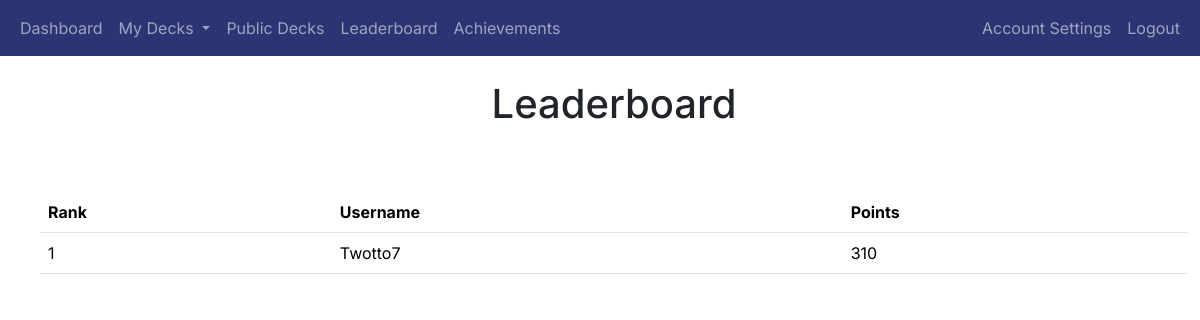
The page /leaderboard (signed in) on the database as committed earlier.
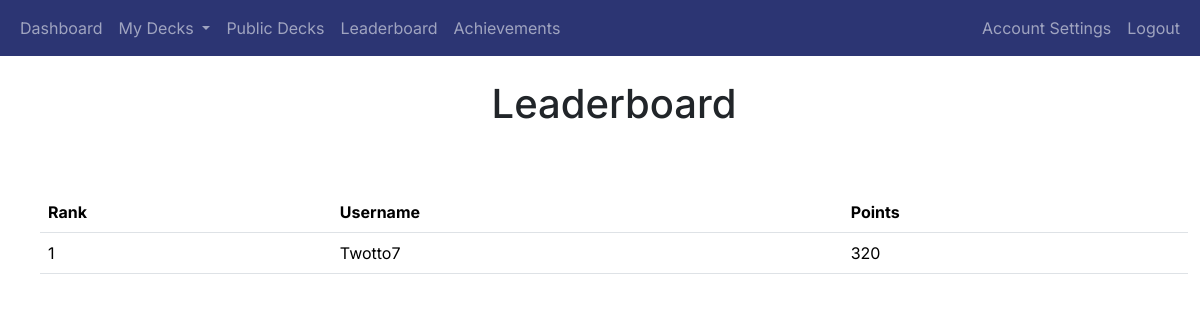
The same page on the database as committed later.
### app/auth/models.py (models this page shows, shortened)
class User(db.Model, UserMixin):
    user_id = db.Column(db.Integer, primary_key=True)
    username = db.Column(db.String(80), unique=True, nullable=False)
    email = db.Column(db.String(120), unique=True, nullable=False)
    password_hash = db.Column(db.String(128), nullable=False)
    points = db.Column(db.Integer, default=0)  # Add points column
    achievements = db.relationship('UserAchievement', back_populates='user', cascade='all, delete-orphan')
    login_events = db.relationship('LoginEvent', backref='user', cascade='all, delete-orphan', lazy=True)
    decks = db.relationship('Deck', backref='user', cascade='all, delete-orphan', lazy=True)

### app/gamification/routes.py (the view)
@gamification_blueprint.route('/leaderboard')
@login_required
def leaderboard():
    users = User.query.order_by(User.points.desc()).limit(10).all()  # Get top 10 users
    return render_template('leaderboard.html', users=users)

### app/__init__.py (called while the page is built)
@login_manager.user_loader
def load_user(user_id):
    return User.query.get(int(user_id))

### app/gamification/templates/leaderboard.html (shortened to what this page needs)
{% extends "base.html" %}
{% block heading %}Leaderboard{% endblock %}
{% block content %}
<div class="container">
    <table class="table mt-4">
        <thead>
            <tr>
                <th>Rank</th>
                <th>Username</th>
                <th>Points</th>
            </tr>
        </thead>
        <tbody>
            {% for user in users %}
            <tr>
                <td>{{ loop.index }}</td>
                <td>{{ user.username }}</td>
                <td>{{ user.points }}</td>
            </tr>
            {% endfor %}
        </tbody>
    </table>
</div>
{% endblock %}

### app/templates/base.html (shortened to what this page needs)
<!doctype html>
<html lang="en">
<head>
    <link href="https://cdn.jsdelivr.net/npm/bootstrap@5.3.2/dist/css/bootstrap.min.css" rel="stylesheet"
>
    <link rel="stylesheet" href="{{ url_for('static', filename='styles.css') }}">
</head>
<body>
<header class="site-header">
    <nav class="navbar navbar-expand-sm navbar-dark bg-dark-blue">
        <div class="container-fluid">
            <div class="collapse navbar-collapse" id="navbarToggle">
                <div class="navbar-nav me-auto">
                    {% if current_user.is_authenticated %}
                    <a class="nav-item nav-link" href="{{ url_for('main.dashboard') }}">Dashboard</a>
                    <li class="nav-item dropdown">
                        <a class="nav-link dropdown-toggle" href="#" id="navbarDropdown" role="button" data-bs-toggle="dropdown" aria-expanded="false">
                            My Decks
                        </a>
                    </li>
                    <a class="nav-item nav-link" href="{{ url_for('decks.public_decks') }}">Public Decks</a>
                    <a class="nav-item nav-link" href="{{ url_for('gamification.leaderboard') }}">Leaderboard</a>
                    <a class="nav-item nav-link" href="{{ url_for('gamification.user_achievements') }}">Achievements</a>
                </div>
                <div class="navbar-nav ms-auto">
                    <a class="nav-link" href="{{ url_for('auth.account_settings') }}">Account Settings</a>
                    <a class="nav-item nav-link" href="{{ url_for('auth.logout') }}">Logout</a>
                    {% else %}
                    <a class="nav-item nav-link" href="{{ url_for('main.index') }}">Home</a>
                </div>
                <div class="navbar-nav ms-auto">
                    <a class="nav-item nav-link" href="{{ url_for('auth.login') }}">Login</a>
                    <a class="nav-item nav-link" href="{{ url_for('auth.register') }}">Register</a>
                    {% endif %}
                </div>
            </div>
        </div>
    </nav>
</header>
<main role="main" class="container-fluid">
    <div class="row mt-2 ms-3">
        <div class="col-12 mt-3 mb-3 text-center">
            <h1>{%  block heading %}{% endblock %}</h1>
        </div>
    </div>
    <div class="row mt-3 ms-3">
        {% block content %}{% endblock %}
    </div>
</main>
</body>
</html>

### app/static/styles.css (style rules this page uses)
.bg-dark-blue { background-color: #2c3573 !important; }

### app/templates/base.html (style rules this page uses)
body { font-family: 'Inter', sans-serif; }
h1, h2, h3, h4, h5, h6, p, a { font-family: 'Inter', sans-serif; }

Rows that differ between the two databases and show on the page:
changed User "Twotto7": points "310" → "320"
